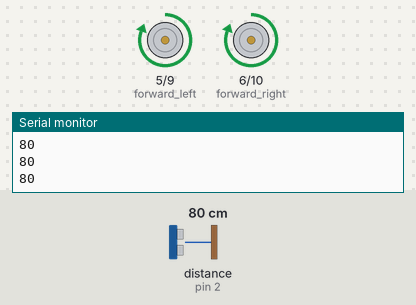
Bench run of a sketch on a simulated Arduino Uno, built with avr-gcc and run on an emulated ATmega328P. Parts: motor-driver pin pairs drawn as motors (green arrow = first pin HIGH = forward, orange = second pin HIGH = backward, longer = more drive), the last lines printed to the serial monitor. Wiring (inferred from the names in the program): ultrasonic range finder: trigger pin 3; echo pin 2. The test bench sets the inputs (shaded band); at power-on: distance to the obstacle (sensor on pin 2) 80 cm. The echo pulse lasts 58.3 µs per cm.

Above: at 1.2 s.
1.3 s: distance to the obstacle (sensor on pin 2) set to 22 cm
2.8 s: distance to the obstacle (sensor on pin 2) set to 18 cm
At 3.1 s:
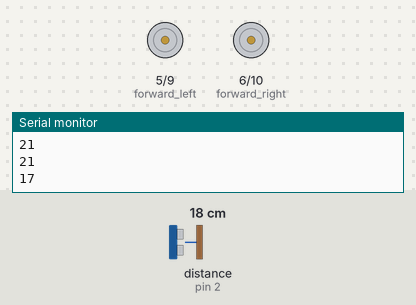
5.8 s: distance to the obstacle (sensor on pin 2) set to 35 cm
At 6.8 s:
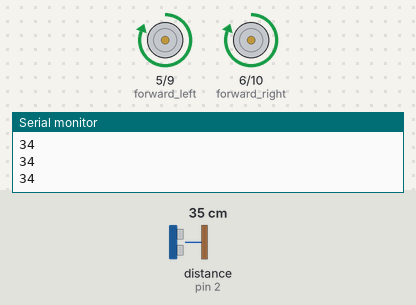
7.3 s: distance to the obstacle (sensor on pin 2) set to 2 cm
At 8.2 s:
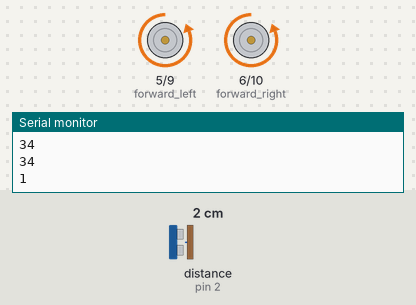
Timing chart, 0 to 11.3 s (numbered marks = the images above; inputs shaded):
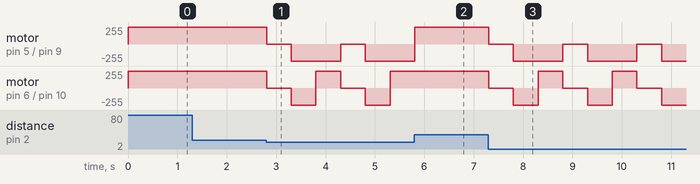

The sketch:

KASIF_OTONOM_MODE.ino
```cpp
/* CENG 408 - KASİF UGV / Eylül ERDOĞAN / Aleyna DEDE / Ali BOZDOĞAN */
int time_sensor = 0;
int distance = 0;

const int trig_pin = 3;
const int echo_pin = 2;
const int forward_right = 6;     // INPUT 1
const int backward_right = 10;   // INPUT 2
const int forward_left = 5;      // INPUT 3
const int backward_left = 9;     // INPUT 4

void setup(){
  pinMode(trig_pin, OUTPUT);
  pinMode(echo_pin, INPUT );
  pinMode(forward_right, OUTPUT);
  pinMode(backward_right, OUTPUT);
  pinMode(forward_left, OUTPUT);
  pinMode(backward_left, OUTPUT);
  Serial.begin(9600);
}

void loop(){
  digitalWrite(trig_pin, HIGH);
  delayMicroseconds(10);
  digitalWrite(trig_pin, LOW);
  time_sensor = pulseIn(echo_pin, HIGH);
  distance = (time_sensor / 2) / 29.1;
  Serial.println(distance);

  if (distance < 20) {  // if distance smaller than 20 cm
    /* STOP THE UGV */
    digitalWrite(forward_right, LOW);
    digitalWrite(backward_right, LOW);
    digitalWrite(forward_left, LOW);
    digitalWrite(backward_left, LOW);
    delay(500);

    /* BACKWARD */
    digitalWrite(forward_right, LOW);
    digitalWrite(backward_right, HIGH);
    digitalWrite(forward_left, LOW);
    digitalWrite(backward_left, HIGH);
    delay(500);

    /* TURN LEFT */
    digitalWrite(forward_right, HIGH);
    digitalWrite(backward_right, LOW);
    digitalWrite(forward_left, LOW);
    digitalWrite(backward_left, HIGH);
    delay(500);
  }

  else { // if distance grather than 20 cm
    /* FORWARD */
    digitalWrite(forward_right, HIGH);
    digitalWrite(backward_right, LOW);
    digitalWrite(forward_left, HIGH);
    digitalWrite(backward_left, LOW);
  }
}
```

Measured:
- the behaviour switches between 21 and 20 cm on distance to the obstacle (sensor on pin 2) (found by bisection; images 0 and 1)
- after the input at 5.8 s, motor on pin 6 (forward_right) / pin 10 (backward_right): stays forward 255/255 (without the input it goes to stopped after 0.01 s)
- after the input at 7.3 s, motor on pin 5 (forward_left) / pin 9 (backward_left): alternates backward 255/255 for 1.0 s and stopped for 0.50 s, starting at once; motor on pin 6 (forward_right) / pin 10 (backward_right): forward 255/255 → stopped at once, then repeats every 1.5 s: backward 255/255 0.50 s, forward 255/255 0.50 s, stopped 0.50 s
